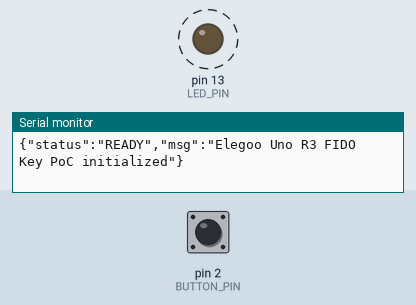
Bench run of a sketch on a simulated Arduino Uno, built with avr-gcc and run on an emulated ATmega328P. Shown: output pins drawn as LEDs (lit = HIGH), the last lines printed to the serial monitor. Dashed ring = blinking. The test bench sets the inputs (shaded band); at power-on: pin 2 (BUTTON_PIN) HIGH.

Above: at 2.8 s.
2.9 s: pin 2 (BUTTON_PIN) pulled LOW for 3.2 s
At 3.7 s:
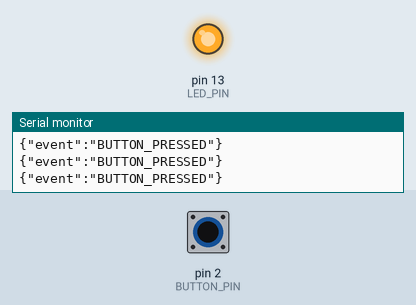
At 7.0 s:
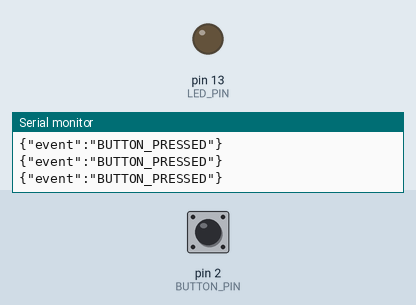
Timing chart, 0 to 16.2 s (numbered marks = the images above; inputs shaded):
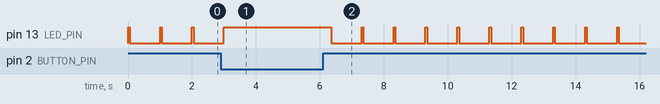

Measured:
- by itself, pin 13 (LED_PIN): repeats every 1.0 s: LOW 0.95 s, HIGH 0.05 s

The sketch:

test_connection.ino
```cpp
// Test Sketch for Elegoo Uno R3
const int LED_PIN = 13;
const int BUTTON_PIN = 2; // User presence pin (with internal pullup)

void setup() {
  pinMode(LED_PIN, OUTPUT);
  pinMode(BUTTON_PIN, INPUT_PULLUP);
  Serial.begin(115200);
  while (!Serial) {
    ; // wait for serial port to connect
  }
  Serial.println("{\"status\":\"READY\",\"msg\":\"Elegoo Uno R3 FIDO Key PoC initialized\"}");
}

void loop() {
  // Read button (active LOW because of internal pull-up)
  int buttonState = digitalRead(BUTTON_PIN);

  if (buttonState == LOW) {
    digitalWrite(LED_PIN, HIGH);
    Serial.println("{\"event\":\"BUTTON_PRESSED\"}");
    delay(300); // Debounce
  } else {
    // Heartbeat blink
    digitalWrite(LED_PIN, HIGH);
    delay(50);
    digitalWrite(LED_PIN, LOW);
    delay(950);
  }
}
```
